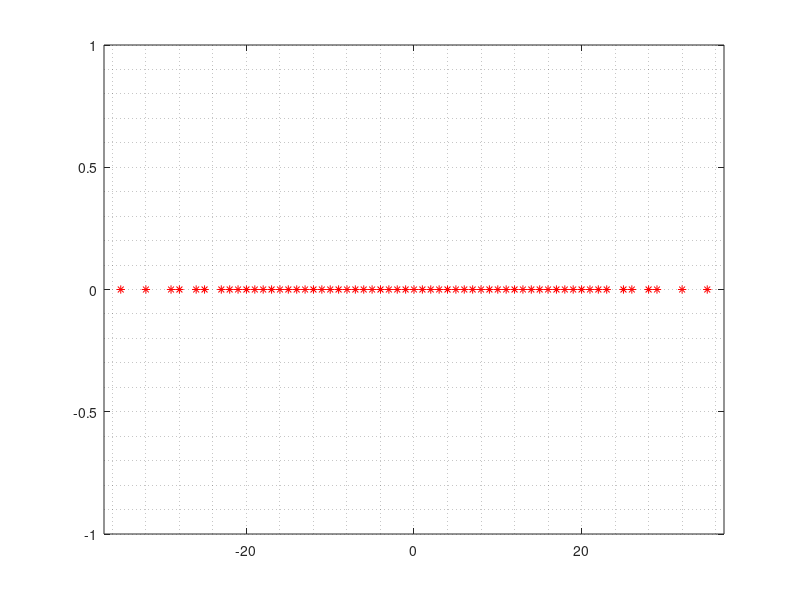
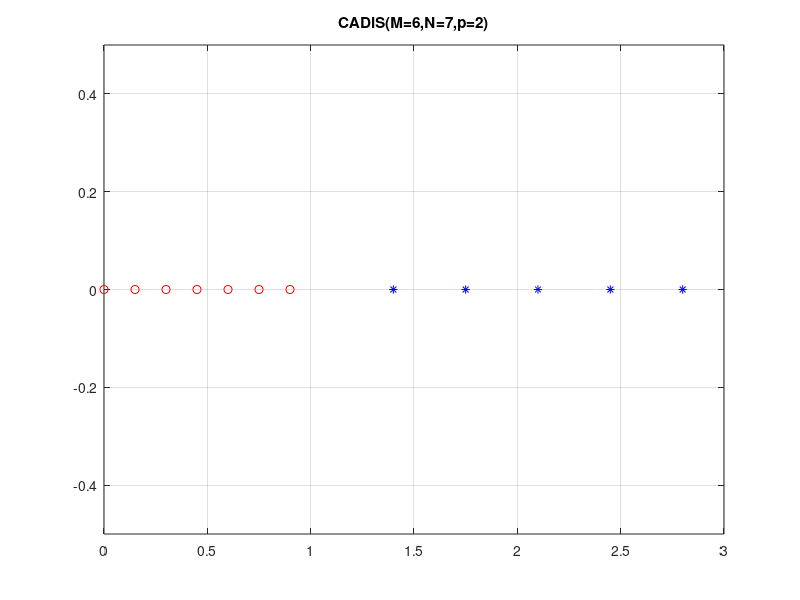

Source code (MATLAB) for these figures, in order:
% CADiS configuration coarrays with different compressed factor p &
% displaced factor l
% reference:
% 1. Qin S, Zhang Y D, Amin M G. Generalized 
% coprime array configurations for direction-of-arrival estimation[J]. 
% Signal Processing, IEEE Transactions on, 2015, 63(6): 1377-1390.
close all; clear; clc;

%% initialization
f = 3400;
c = 340;
lamda = c/f;
d = lamda/2;
phi = [-90:0.1:90];
M = 6;
N = 7;
p = 2;               % compressed fator
L = M/p+N;           % displaced factor
%% coordinate
p_N = zeros(2,N);    % storing the 2-d coordinates of subarray sensors
p_M = zeros(2,M-1);

% the positions of subarray sensors
p_N(2,:) = 0:M/p*d:M*(N-1)*d/p;
p_M(2,:) = M*(N-1)/p*d+L*d:N*d:(M-2)*N*d+M*(N-1)/p*d+L*d;

% the positions of self-difference
l_N = zeros(1,N);
l_M = zeros(1,M);
l_N = 0:M/p:M*(N-1)/p;
l_M = 0:N:N*(M-1);
L_s = union(l_N,l_M);

% the positions of cross-difference
k=1;
for i=1:M
    for j=1:N                      
       L_c(1,k) = N*(i-1)-M/p*(j-1);
       L_c1(1,k) = N*(i-1)-M*(j-1);
       k=k+1;
    end
end
L_P = union(union(L_s, -1*L_s), union(L_c, -1*L_c));

[~,n] = size(L_P);
p = zeros(2,n);
p(2,:) = L_P*d;

%% the positions of virtul sensors
figure ;
plot(L_P,0,'r*');
hold on;
axis([-37 37 -1 1]);
grid minor;


%% the positions of array sensors
figure;
plot(p_N(2,:),0,'ro');
hold on;
plot(p_M(2,:),0,'b*');
title('CADiS(M=6,N=7,p=2)');
axis([0 3 -0.5 0.5]);
grid on;
